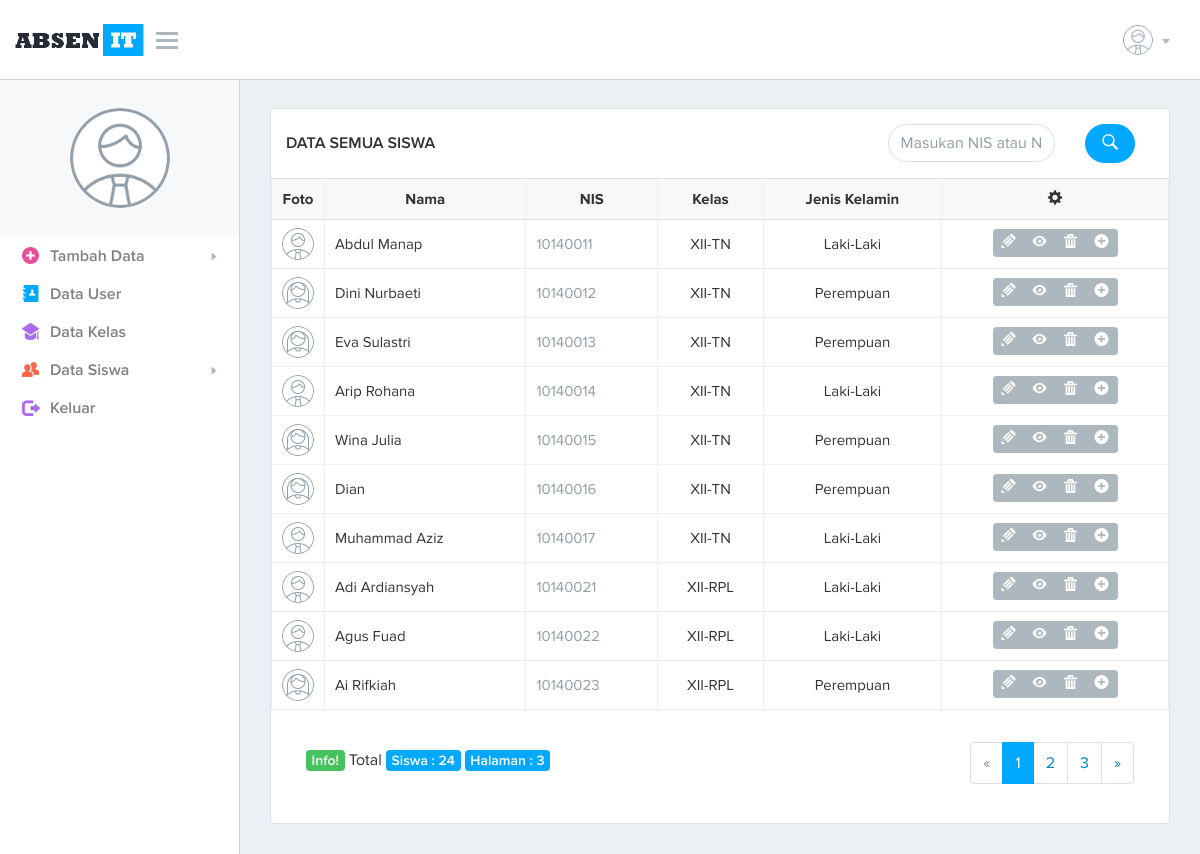
The page /absenkit/page.php?data-semua-siswa (signed in) on the database its author committed.
### tables this page shows
CREATE TABLE `siswa` (
  `id_siswa` int(10) NOT NULL,
  `nama` char(50) NOT NULL,
  `nis` int(25) NOT NULL,
  `jns_kel` enum('Laki-Laki','Perempuan') NOT NULL,
  `tgl_lahir` char(20) NOT NULL,
  `tmpt_lahir` char(50) NOT NULL,
  `alamat` text NOT NULL,
  `nm_kelas` char(50) NOT NULL,
  `foto` char(200) NOT NULL
);

### absenkit/system/admin/data-all-siswa.php (the view, shortened to what this page needs)
<?php
include('system/inc/header.php');
include('system/inc/css.php');
include('system/inc/nav-admin.php');
?>
	<div class="page-content">
		<div class="container-fluid">
			<div class="row">
				<div class="col-lg-12 col-md-12">
				</div>
			</div>
			<section class="box-typical">
				<header class="box-typical-header">
					<div class="tbl-row">
						<div class="tbl-cell tbl-cell-title">
							<h3>DATA SEMUA SISWA</h3>
						</div>
						<form  id="form-insert" name="form-insert" method="get" action="search/siswa.php">
							<div class="tbl-cell tbl-cell-icon-right col-lg-6"> </div>
							<div class="tbl-cell tbl-cell-action col-lg-4" align="right">
								<div class="form-control-wrapper">
									<input type="text" class="form-control form-control-rounded" name="q" id="form-q" placeholder="Masukan NIS atau Nama Siswa"
									data-validation="[L>=1]"
									data-validation-message="Tidak boleh kosong!"/>
								</div>
							</div>
							<div class="tbl-cell tbl-cell-icon-right col-lg-1" align="center">
								<button type="submit" class="btn btn-rounded btn-primary font-icon font-icon-search"> </button>
							</div>
						</form>
					</div>
				</header>
				<div class="box-typical-body">
					<div class="table-responsive">
						<table id="table-sm" class="table table-bordered table-hover table-sm">
							<thead>
								<tr>
								<th><center>Foto</center></th>
								<th><center>Nama</center></th>
								<th><center>NIS</center></th>
								<th><center>Kelas</center></th>
								<th><center>Jenis Kelamin</center></th>
								<th><center><i class="font-icon glyphicon glyphicon-cog"></i> </center></th>
								</tr>
							</thead>
							<tbody>
								<?php
								$batas = 10;
								$pg = isset($_GET['pg']) ? $_GET['pg']:"";
								if (empty($pg)) {
								$posisi = 0;
								$pg = 1;
								} else {
								$posisi = ($pg-1)*$batas; }
								$sql = mysql_query("SELECT * FROM siswa ORDER BY nis ASC limit $posisi, $batas ");
								while ($data = mysql_fetch_assoc($sql))
								{
								?>
								<tr>
								<td class="table-photo">
									<img src="<?php echo $data['foto']; ?>" />
								</td>
								<td><?php echo $data['nama']; ?></td>
								<td class="color-blue-grey-lighter"><?php echo $data['nis']; ?></td>
								<td align="center"><?php echo $data['nm_kelas']; ?></td>
								<td align="center"><?php echo $data['jns_kel']; ?></td>
								<td align="center">
									<div class="btn-group btn-group-sm" role="group" aria-label="Basic example">
										<a href="page.php?edit-siswa&id=<?php echo $data['id_siswa'];?>" class="btn btn btn-default" data-toggle="tooltip" data-placement="top" title="Edit?"><i class="font-icon font-icon-pencil"></i> </a>
										<a href="page.php?detail-siswa&id=<?php echo $data['id_siswa'];?>" class="btn btn btn-default" data-toggle="tooltip" data-placement="top" title="Detail?"><i class="font-icon font-icon-eye"></i> </a>
										<a href="page.php?delete-siswa&id=<?php echo $data['id_siswa'];?>" onClick="return confirm('Yakin akan menghapus data ini?');" class="btn btn btn-default" data-toggle="tooltip" data-placement="top" title="Hapus?"><i class="font-icon font-icon-trash"></i> </a>
										<a href="page.php?tambah-siswa" class="btn btn-default font-icon font-icon-plus" data-toggle="tooltip" data-placement="top" title="Tambah?"></a>
									</div>
								</td>
								</tr>
	 							<?php
								}
								?>
							</tbody>
						</table>
					</div>
				</div>
				<div class="card-block">
					<div class="col-md-6">
						<?php
						$jml_data = mysql_num_rows(mysql_query("SELECT * FROM siswa"));
						$JmlHalaman = ceil($jml_data/$batas);
						?>
						<br>
  						<span class="label label-success">Info! </span> Total
						<span class="label label-primary">Siswa : <?php echo $jml_data; ?> </span>
  						<span class="label label-primary">Halaman : <?php echo $JmlHalaman; ?> </span>
					</div>
					<div class="col-md-6" align="right">
						<nav>
							<ul class="pagination">
								<?php
								$JmlHalaman = ceil($jml_data/$batas);
								if ($pg > 1 ) {
								$link = $pg-1;
								$prev = "<li class='page-item'>
								<a class='page-link' href='page.php?data-semua-siswa&pg=$link' aria-label='Previous'>
								<span aria-hidden='true'>&laquo;</span>
								<span class='sr-only'>Previous</span>
								</a></li>";
								} else {
								$prev = "<li class='page-item disabled'>
								<a class='page-link' href='page.php?data-semua-siswa&pg=$link' aria-label='Previous'>
								<span aria-hidden='true'>&laquo;</span>
								<span class='sr-only'>Previous</span>
								</a></li> ";
								}
								$nmr = '';
								for ($i = 1; $i<= $JmlHalaman; $i++){
								if ($i == $pg){
								$nmr.= "<li class='page-item active'>
								<a class='page-link'>$i<span class='sr-only'>(current)</span></a></li>";
								} else {
								$nmr.= "<li class='page-item'><a class='page-link' href='page.php?data-semua-siswa&pg=$i'>$i</a></li>";
								}
								}
								if ($pg < $JmlHalaman){
								$link = $pg+1;
								$next = "<li class='page-item'>
								<a class='page-link' href='page.php?data-semua-siswa&pg=$link'aria-label='Next'>
								<span aria-hidden='true'>&raquo;</span>
								<span class='sr-only'>Next</span>
								</a></li>";
								} else {
								$next = " <li class='page-item disabled'>
								<a class='page-link' href='page.php?data-semua-siswa&pg=$link'aria-label='Next'>
								<span aria-hidden='true'>&raquo;</span>
								<span class='sr-only'>Next</span>
								</a></li>";
								}
								echo $prev . $nmr . $next;
								?>
							</ul>
						</nav>
					</div>
				</div>
			</section>
		</div>
	</div>
<?php
include('system/inc/footer.php');
?>

### rows shown on the page
siswa: foto (picture), nama "Abdul Manap", nis "10140011", nm_kelas "XII-TN", jns_kel "Laki-Laki"
siswa: foto (picture), nama "Dini Nurbaeti", nis "10140012", nm_kelas "XII-TN", jns_kel "Perempuan"
siswa: foto (picture), nama "Eva Sulastri", nis "10140013", nm_kelas "XII-TN", jns_kel "Perempuan"
siswa: foto (picture), nama "Arip Rohana", nis "10140014", nm_kelas "XII-TN", jns_kel "Laki-Laki"
siswa: foto (picture), nama "Wina Julia", nis "10140015", nm_kelas "XII-TN", jns_kel "Perempuan"
siswa: foto (picture), nama "Dian", nis "10140016", nm_kelas "XII-TN", jns_kel "Perempuan"
siswa: foto (picture), nama "Muhammad Aziz", nis "10140017", nm_kelas "XII-TN", jns_kel "Laki-Laki"
siswa: foto (picture), nama "Adi Ardiansyah", nis "10140021", nm_kelas "XII-RPL", jns_kel "Laki-Laki"
siswa: foto (picture), nama "Agus Fuad", nis "10140022", nm_kelas "XII-RPL", jns_kel "Laki-Laki"
siswa: foto (picture), nama "Ai Rifkiah", nis "10140023", nm_kelas "XII-RPL", jns_kel "Perempuan"

### other values the page prints
$jml_data "24"
$JmlHalaman "3"
